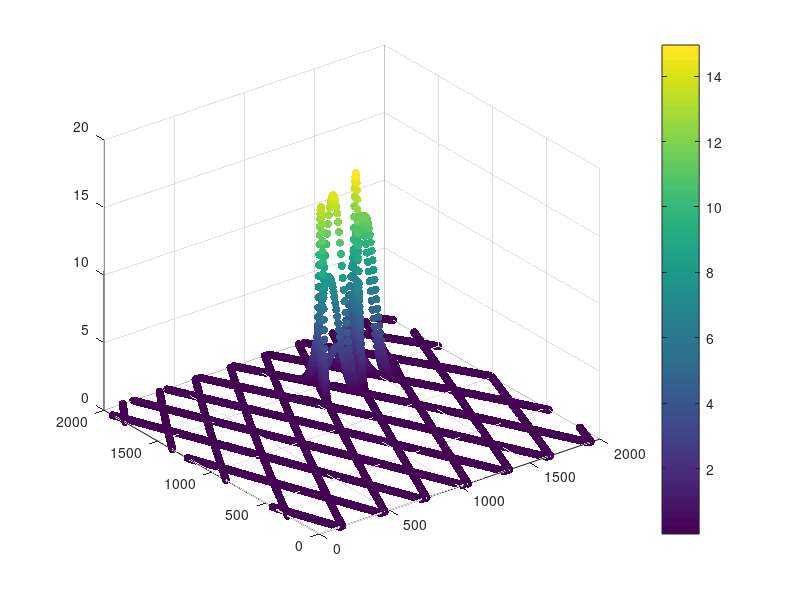

Source code (MATLAB):
% (xe,ye) are both function handles, that take time as a parameter. So
% although the shape of the eddy is limited to a two parameter gaussian,
% it's propagation path is entirely unspecified.
test_eddy = @(x,y,t,A,L,xe,ye) A.*exp(-((x-xe(t)).^2 + (y-ye(t)).^2)/L^2);

% Let's define a path analytically... but we could use an existing path
% using interp
x0 = 1500e3; y0 = 1500e3; vx = -2.0e-2; vy = -0.3e-2;
x_lin = @(t) x0+vx*t;
y_lin = @(t) y0+vy*t;

% Lets actually make an eddy with a chosen set of parameters.
my_eddy = @(x,y,t) test_eddy(x,y,t,0.15,80e3,x_lin,y_lin);

% Now lets sample the eddy at the appropriate along-track spots.
tracks = load('tracks-lat-30-Lx-2000-Ly-2000.mat');

% the track file only contains one repeat cycle, so we need to repeat it.
% I'm sure there's a better way to do this, but it works.
nRepeats = 5;
obs.t = zeros(nRepeats*length(tracks.x),1);
obs.x = zeros(nRepeats*length(tracks.x),1);
obs.y = zeros(nRepeats*length(tracks.x),1);
for i=1:nRepeats
    obs.t(((i-1)*length(tracks.x)+1):(i*length(tracks.x))) = tracks.t + (i-1)*nRepeats*tracks.repeatTime;
    obs.x(((i-1)*length(tracks.x)+1):(i*length(tracks.x))) = tracks.x;
    obs.y(((i-1)*length(tracks.x)+1):(i*length(tracks.x))) = tracks.y;
end

% Now apply the OSSE!
obs.ssh = my_eddy(obs.x,obs.y,obs.t);

figure, scatter3(obs.x/1e3,obs.y/1e3,obs.ssh*1e2,[],obs.ssh*1e2,'filled'), colorbar('eastoutside')

% Now fit this to a simple model eddy...
model_eddy = @(x,y,t,A,L,x0,y0,cx,cy) A.*exp(-((x-x0-cx*t).^2 + (y-y0-cy*t).^2)/L^2);
penalty_function = @(p) mean((obs.ssh - model_eddy(obs.x,obs.y,obs.t,p(1),p(2),p(3),p(4),p(5),p(6))).^2);

% feed in slightly worse values. These values are terribly scaled, but it
% seems to return exactly the right value anyway.
pmin=fminsearch(penalty_function,[0.13, 85e3, 1450e3, 1450e3, -2e-2, -3e-3]);